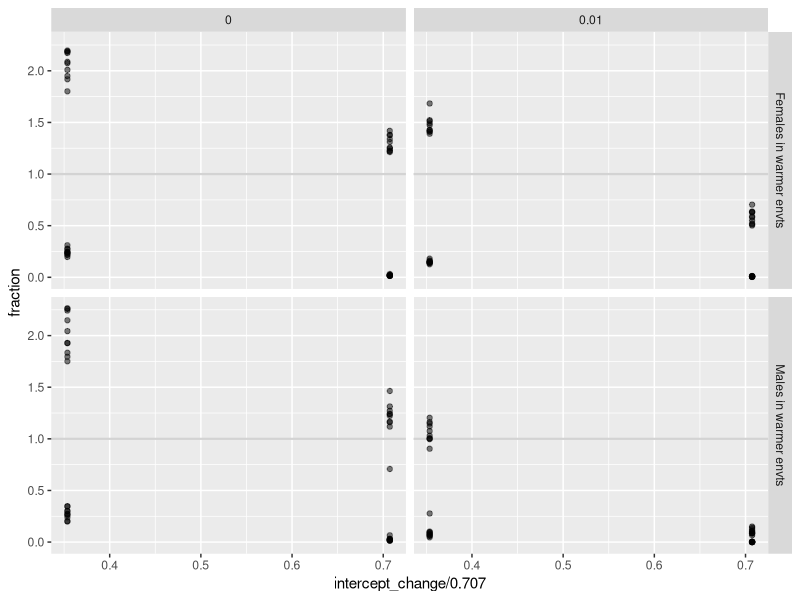

Recreate this plot in R.
library("tidyverse")

the_data <- read.table(file="summary_digging_plasticity.csv",sep=";",header=T)

# find out the different times pre and post perturbation
time_pre_post <- the_data %>% 
    dplyr::select(matches(match = "surviving_.*_juvs_")) %>%  # select column containing surviving_
    names() %>% # then get the column names of these columns
    gsub(pattern=".*?(\\d+)$",x=., replacement="\\1") %>%  # keep the numbers only
    as.numeric() %>% 
    unique() %>%
    sort()

the_data <- the_data %>% mutate(
   freq_fem_pre = !!rlang::sym(paste0("surviving_female_juvs_",time_pre_post[1])),
   freq_fem_post = !!rlang::sym(paste0("surviving_female_juvs_",time_pre_post[2])),
   freq_male_pre = !!rlang::sym(paste0("surviving_male_juvs_",time_pre_post[1])),
   freq_male_post = !!rlang::sym(paste0("surviving_male_juvs_",time_pre_post[2])),
   freq_fem_fraction = freq_fem_post / freq_fem_pre,
   freq_male_fraction = freq_male_post / freq_male_pre
)

the_data_l <- the_data %>% pivot_longer(
    cols = c(freq_fem_fraction, freq_male_fraction),
    names_to = "juvenile_type",
    values_to = "fraction") %>% mutate(
        female_warmer = if_else(toptm <= toptf, "Females in warmer envts", "Males in warmer envts")
    )

    ggplot(data = the_data_l, 
           mapping = aes(x = intercept_change / 0.707, y = fraction)) +
        geom_hline(yintercept = 1, colour = "lightgrey", linewidth = 0.75) +
        geom_point(alpha = 0.5) +
        facet_grid(female_warmer~mu_depth_slope)
#+
#    scale_colour_brewer(palette = "Set1") +
#    labs(x = "Change in temperature (% of 1 SD)",
#         y = "Number of offspring after vs before perturbation") +
#    facet_grid(female_warmer ~ panel_label) + 
#    guides(colour = guide_legend(title = NULL)) +
#    geom_text(size = 10, 
#              data = label_data, 
#              mapping = aes(x = max(the_data_l$intercept_change / 0.707), y = max(the_data_l$fraction), label = identifier)) +
#    theme_classic(base_size = 16) +
#    theme(strip.background = element_rect(colour = "transparent")
#          , strip.text = element_text(size = 16, colour = "#000000"))  
